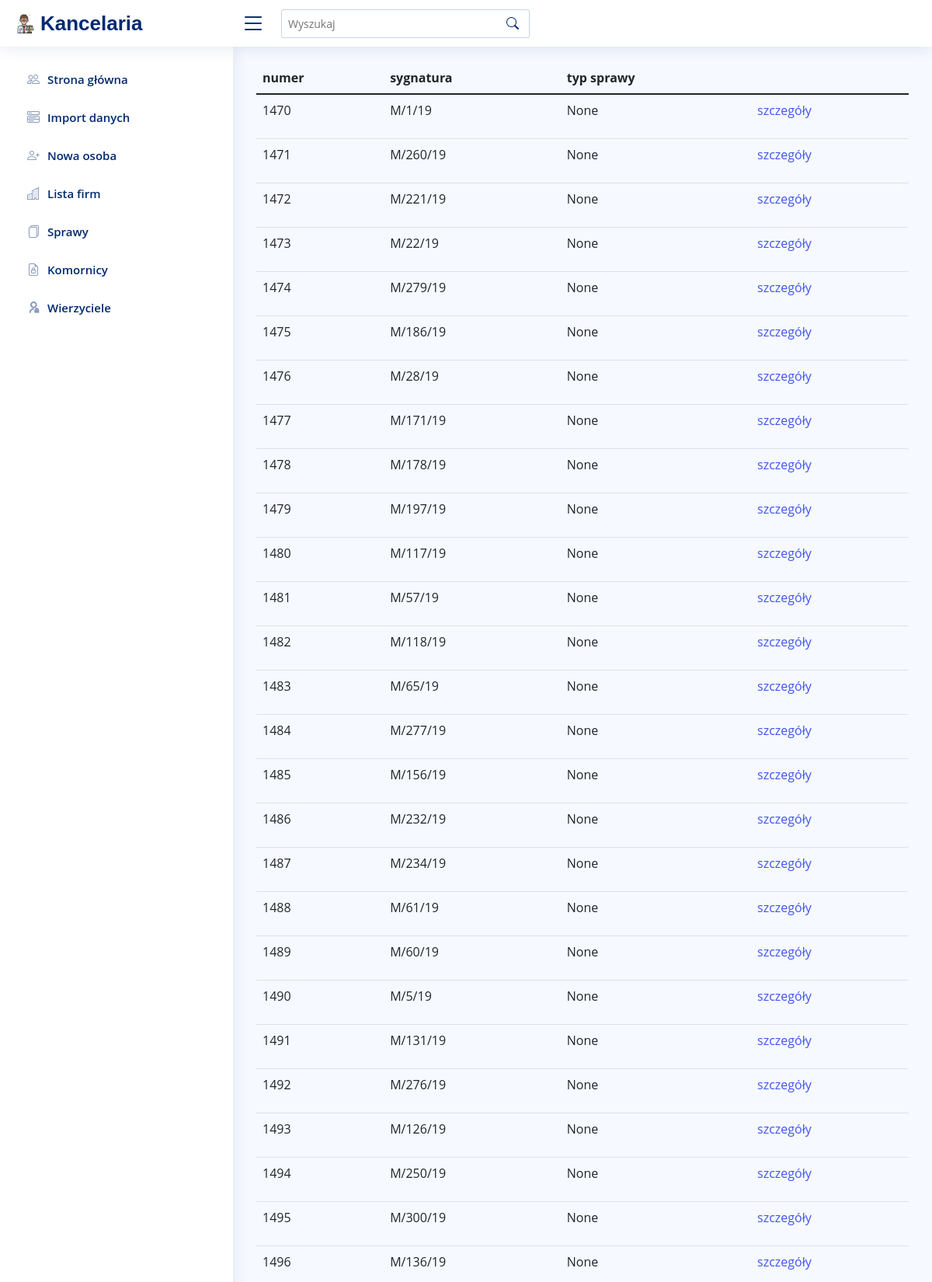
The app's page /case/ (upper part) with its own data.
### register/models.py (models this page shows)
class Case(models.Model):
    TYPE = (('eviction', 'eksmisja'), ('payment', 'o zapłatę'),
            ('divorce', 'rozwód'), ('insolvency', 'zgłoszenie wierzytenlość'))
    signature = models.CharField(max_length=30, null=True, blank=True, unique=True,
                                 verbose_name='sygnatura kancelarii'
                                 )
    accused_persons = models.ManyToManyField(Person, related_name='accused_persons', verbose_name='osoby oskarżone w sprawie')
    accused_companies = models.ManyToManyField(Company, related_name='accused_companies')
    prosecutor_persons = models.ManyToManyField(Person, related_name='prosecutor_persons')
    prosecutor_companies = models.ManyToManyField(Company, related_name='prosecutor_companies')
    type = models.CharField(max_length=60, choices=TYPE, null=True, blank=True, verbose_name='typ sprawy', default=None)
    result = models.CharField(max_length=60, blank=True, null=True, verbose_name='wynik sprawy')
    create_date = models.DateTimeField(auto_now_add=True, null=True, blank=True)
    costs = models.FloatField(null=True, blank=True, default=0, verbose_name='koszty sprawy')
    bailiff = models.ForeignKey(Bailiff, null=True, blank=True, verbose_name='komornik', on_delete=models.SET_NULL, default=None)
    description = models.CharField(max_length=250, null=True, blank=True, verbose_name='opis', default=None)
    def __str__(self):
        return f"{self.signature}"

### register/views.py (the view, shortened to what this page needs)
# urls.py: path('case/', views.case, name='case'),
def case(request, pk=0):
    context = {
        'cases': Case.objects.all()
    }
    return render(request, 'case/list.html', context)

### register/templates/case/list.html (shortened to what this page needs)
{% extends 'base.html' %}
{% block content %}
<link rel="stylesheet" type="text/css" href="https://cdn.datatables.net/v/dt/dt-1.11.3/datatables.min.css"/>
<table id="table" class="table">
  <thead>
  <tr>
    <th>numer</th> <th>sygnatura</th> <th>typ sprawy</th> <th></th>
  </tr>
  </thead>
  <tbody>
{% for p in cases %}
<tr>
  <td><p>{{ p.id }}</p></td> <td><p>{{ p }}</p> <td> {{ p.get_type_display }}</td></td>
  <td><a href="{% url 'register:case' p.id  %}" class="p"> szczegóły </a></td>
</tr>
{% endfor %}
  </tbody>
</table>
{% endblock %}

### register/static/css/style.css (style rules this page uses)
:root { scroll-behavior: smooth; }
body { font-family: "Open Sans", sans-serif; background: #f6f9ff; color: #444444; }
a { color: #4154f1; text-decoration: none; }

### records on screen
Case: id "1470", signature "M/1/19", type "None"
Case: id "1471", signature "M/260/19", type "None"
Case: id "1472", signature "M/221/19", type "None"
Case: id "1473", signature "M/22/19", type "None"
Case: id "1474", signature "M/279/19", type "None"
Case: id "1475", signature "M/186/19", type "None"
Case: id "1476", signature "M/28/19", type "None"
Case: id "1477", signature "M/171/19", type "None"
Case: id "1478", signature "M/178/19", type "None"
Case: id "1479", signature "M/197/19", type "None"
Case: id "1480", signature "M/117/19", type "None"
Case: id "1481", signature "M/57/19", type "None"
Case: id "1482", signature "M/118/19", type "None"
Case: id "1483", signature "M/65/19", type "None"
Case: id "1484", signature "M/277/19", type "None"
Case: id "1485", signature "M/156/19", type "None"
Case: id "1486", signature "M/232/19", type "None"
Case: id "1487", signature "M/234/19", type "None"
Case: id "1488", signature "M/61/19", type "None"
Case: id "1489", signature "M/60/19", type "None"
Case: id "1490", signature "M/5/19", type "None"
Case: id "1491", signature "M/131/19", type "None"
Case: id "1492", signature "M/276/19", type "None"
Case: id "1493", signature "M/126/19", type "None"
Case: id "1494", signature "M/250/19", type "None"
Case: id "1495", signature "M/300/19", type "None"
Case: id "1496", signature "M/136/19", type "None"
